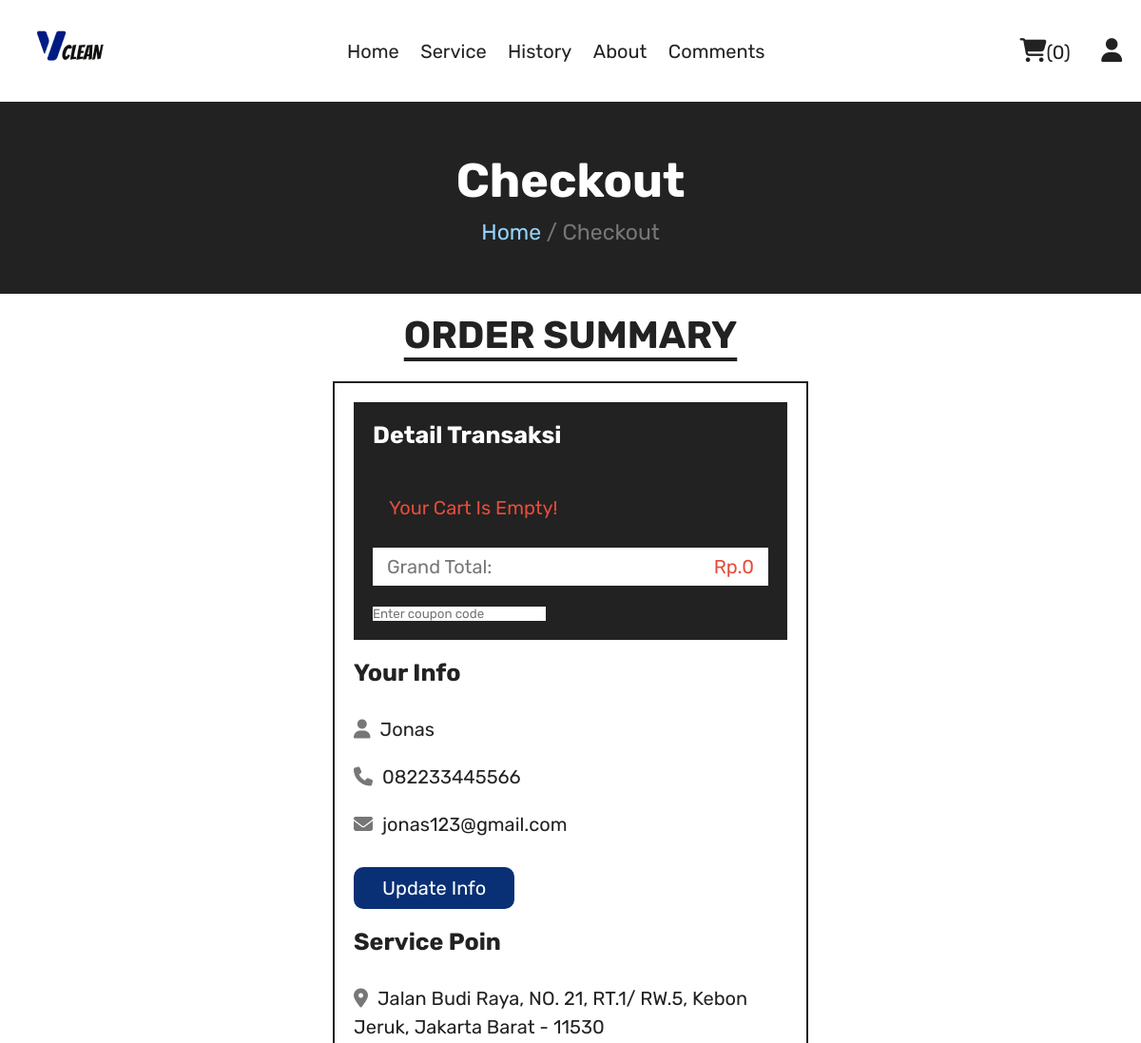
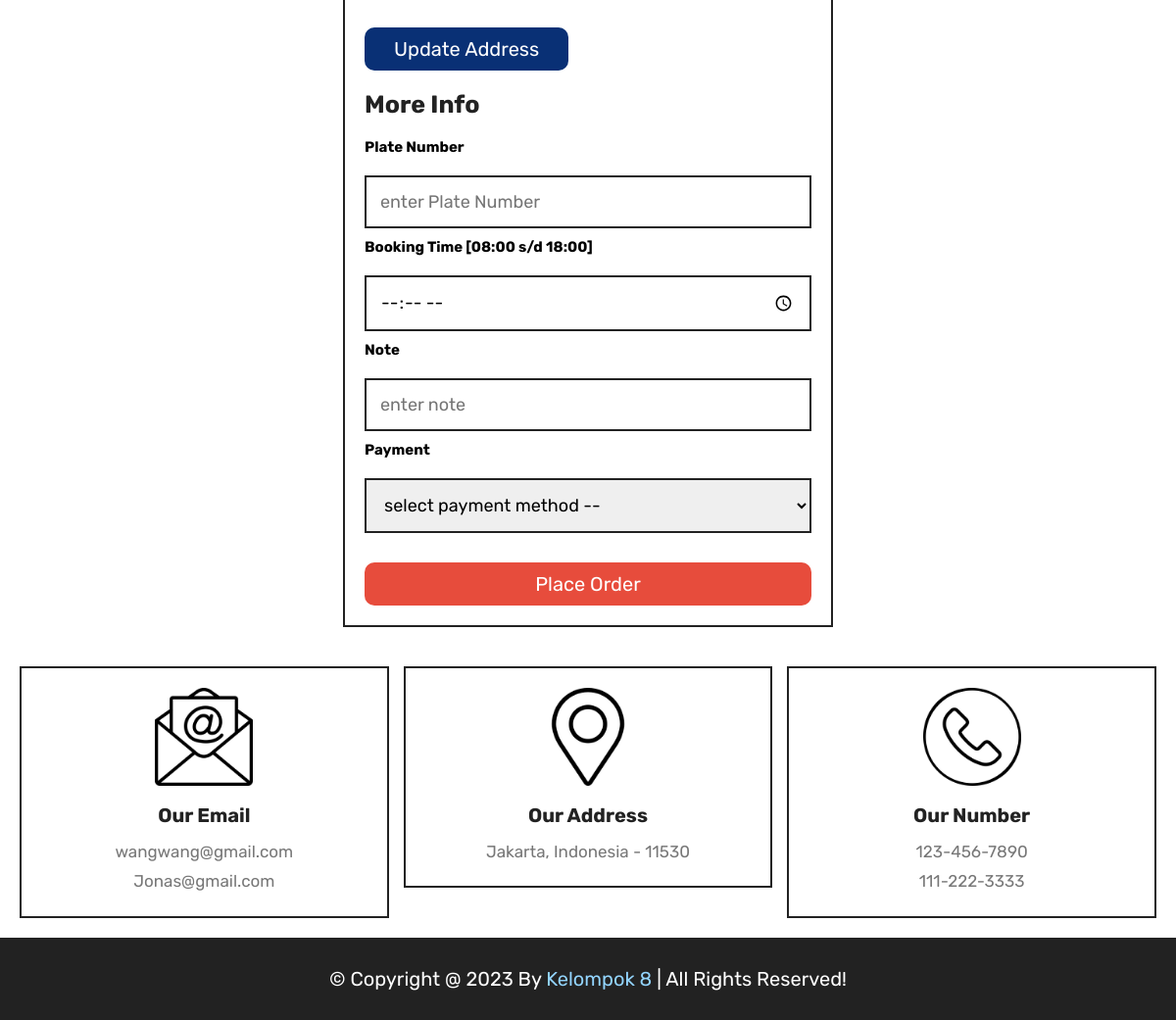
The page /checkout.php (signed in) on the database its author committed (2 pictures, top to bottom).
### tables this page shows
CREATE TABLE `users` (
  `id` int(100) NOT NULL,
  `name` varchar(20) NOT NULL,
  `email` varchar(50) NOT NULL,
  `number` varchar(13) NOT NULL,
  `password` varchar(50) NOT NULL,
  `address` varchar(500) NOT NULL
);

### checkout.php (the view, shortened to what this page needs)
<?php
include 'components/connect.php';
if(isset($_SESSION['user_id'])){
   $user_id = $_SESSION['user_id'];
}else{
   $user_id = '';
   header('location:home.php');
};
?>
<!DOCTYPE html>
<html lang="en">
<head>
   <link rel="stylesheet" href="https://cdnjs.cloudflare.com/ajax/libs/font-awesome/6.1.1/css/all.min.css">
   <link rel="stylesheet" href="css/style.css">
</head>
<body>
<?php include 'components/user_header.php'; ?>
<div class="heading">
   <h3>Checkout</h3>
   <p><a href="home.php">Home</a> <span> / Checkout</span></p>
</div>
<section class="checkout">
   <h1 class="title">Order Summary</h1>
   <form action="" method="post">
      <div class="cart-items">
         <h3>Detail Transaksi</h3>
         <?php
            $grand_total = 0;
            $cart_items[] = '';
            $select_cart = $conn->prepare("SELECT * FROM `cart` WHERE user_id = ?");
            $select_cart->execute([$user_id]);
            if($select_cart->rowCount() > 0){
               while($fetch_cart = $select_cart->fetch(PDO::FETCH_ASSOC)){
                  $cart_items[] = $fetch_cart['name'].$fetch_cart['price'];
                  $total_products = implode($cart_items);
                  $grand_total += ($fetch_cart['price'] * 1);
         ?>
         <p><span class="name"><?= $fetch_cart['name']; ?></span><span class="price">Rp.<?= $fetch_cart['price']; ?></span></p>
         <?php
               }
            }else{
               echo '<p class="empty">Your cart is empty!</p>';
            }
         ?>
         <p class="grand-total"><span class="name">Grand Total:</span><span class="price">Rp.<?= $grand_total; ?></span></p>
         <br>
         <input type="text" name="coupon_code" placeholder="Enter coupon code">
      </div>
      <div class="user-info">
      <h3>your info</h3>
      <p><i class="fas fa-user"></i><span><?= $fetch_profile['name'] ?></span></p>
      <p><i class="fas fa-phone"></i><span><?= $fetch_profile['number'] ?></span></p>
      <p><i class="fas fa-envelope"></i><span><?= $fetch_profile['email'] ?></span></p>
      <a href="update_profile.php" class="btn">update info</a>
      <h3>Service Poin</h3>
      <p><i class="fas fa-map-marker-alt"></i><span><?php if($fetch_profile['address'] == ''){echo 'please enter your address';}else{echo $fetch_profile['address'];} ?></span></p>
      <a href="update_address.php" class="btn">update address</a>
      <h3>more info</h3>
      <h2>Plate Number</h2>
      <input type="text" required placeholder="enter Plate Number" name="PlateNumber" maxlength="100" class="box">
      <h2>Booking Time [08:00 s/d 18:00] </h2>
      <input type="time" required placeholder="enter time" class="box" id="email" name="jam_pendaftaran" min="08:00:00" max="18:00:00" required="">
      <h2>Note</h2>
      <input type="text" required placeholder="enter note" name="note" maxlength="100" class="box">
      <h2>Payment</h2>
      <select name="method" class="box" required>
         <option value="" disabled selected>select payment method --</option>
      </select>
      <input type="submit" value="place order" class="btn <?php if($fetch_profile['address'] == ''){echo 'disabled';} ?>" style="width:100%; background:var(--red); color:var(--white);" name="submit">
   </div>
   </form>
</section>
<?php include 'components/footer.php'; ?>
</body>
</html>

### css/style.css (style rules this page uses)
:root { --maincolor:#093075; --lightblue:#93d5ff; --red:#e74c3c; --white:#fff; --black:#222; --light-color:#777; --border:.2rem solid var(--black); }
* { font-family: 'Rubik', sans-serif; margin:0; padding:0; box-sizing: border-box; outline: none; border: none; text-decoration: none; }
html { font-size: 62.5%; overflow-x: hidden; scroll-behavior: smooth; stop-opacity: 7rem; }
section { margin:0 auto; max-width: 1200px; padding:2rem; }
.title { text-align: center; margin-bottom: 2.5rem; font-size: 4rem; color:var(--black); text-transform: uppercase; text-decoration: underline; text-underline-offset: 1rem; }
.heading { display: flex; align-items: center; justify-content: center; gap:1rem; flex-flow: column; background-color: var(--black); min-height: 20rem; }
.heading h3 { font-size: 5rem; color:var(--white); }
.heading p { font-size: 2.3rem; color:var(--light-color); }
.heading p a { color:var(--lightblue); }
.btn, .delete-btn { margin-top: 2rem; display: inline-block; font-size: 2rem; padding:1rem 3rem; cursor: pointer; text-transform: capitalize; transition: .2s linear; }
.btn { background-color: #093075; color:var(--white); border-radius: 10px; }
.empty { border:var(--border); padding:1.5rem; text-align: center; width: 100%; font-size: 2rem; text-transform: capitalize; color:var(--red); }
.checkout form { max-width: 50rem; margin:0 auto; border:var(--border); padding:2rem; }
.checkout form h3 { font-size: 2.5rem; text-transform: capitalize; padding: 2rem 0; color:var(--black); }
.checkout form .cart-items { background-color: var(--black); padding:2rem; padding-top: 0; }
.checkout form .cart-items h3 { color:var(--white); }
.checkout form .cart-items p { display: flex; align-items: center; gap:1.5rem; justify-content: space-between; margin:1rem 0; line-height: 1.5; font-size: 2rem; }
.checkout form .cart-items p .name { color:var(--light-color); }
.checkout form .cart-items p .price { color:var(--lightblue); }
.checkout form .cart-items .grand-total { background-color: var(--white); padding:.5rem 1.5rem; }
.checkout form .cart-items .grand-total .price { color:var(--red); }
.checkout form .user-info p { font-size: 2rem; line-height: 1.5; padding:1rem 0; }
.checkout form .user-info p i { color:var(--light-color); margin-right: 1rem; }
.checkout form .user-info p span { color:var(--black); }
.checkout form .user-info .box { width: 100%; border:var(--border); padding:1.4rem; margin-top: 2rem; margin-bottom: 1rem; font-size: 1.8rem; }

### rows shown on the page
users: name "Jonas", number "082233445566", email "jonas123@gmail.com", address "Jalan Budi Raya, NO. 21, RT.1/ RW.5, Kebon Jeruk, Jakarta Barat - 11530", submit "place order"

### other values the page prints
$total_cart_items "0"
$grand_total "0"
